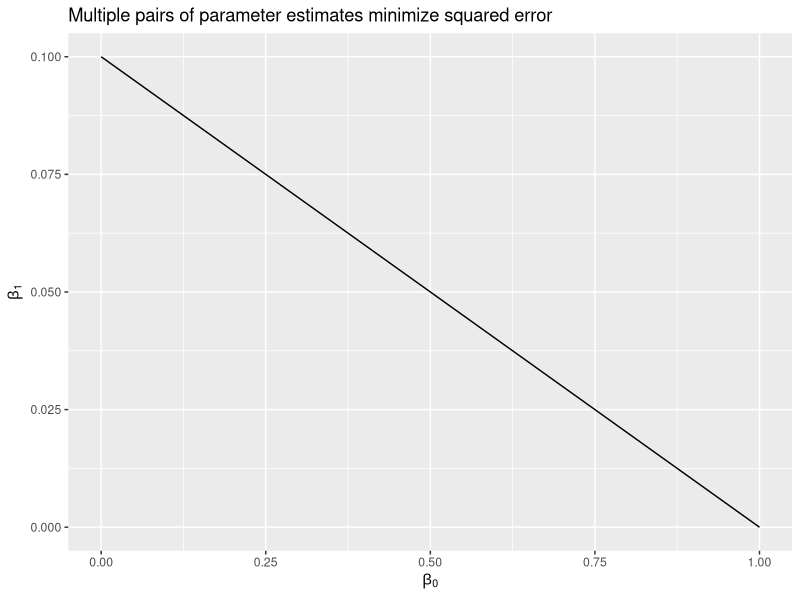

The R source for this figure:
## ---- chunk 1

## ---- chunk 2
library(tidyverse)
## ---- chunk 3
tibble(
  x1 = 0,
  x2 = 1,
  y1 = .1,
  y2 = .0
) %>%
  ggplot(aes(x1, y1, xend = x2, yend = y2)) +
  geom_segment() +
  labs(
    title = "Multiple pairs of parameter estimates minimize squared error",
    x = expression(beta[0]),
    y = expression(beta[1])
  )
